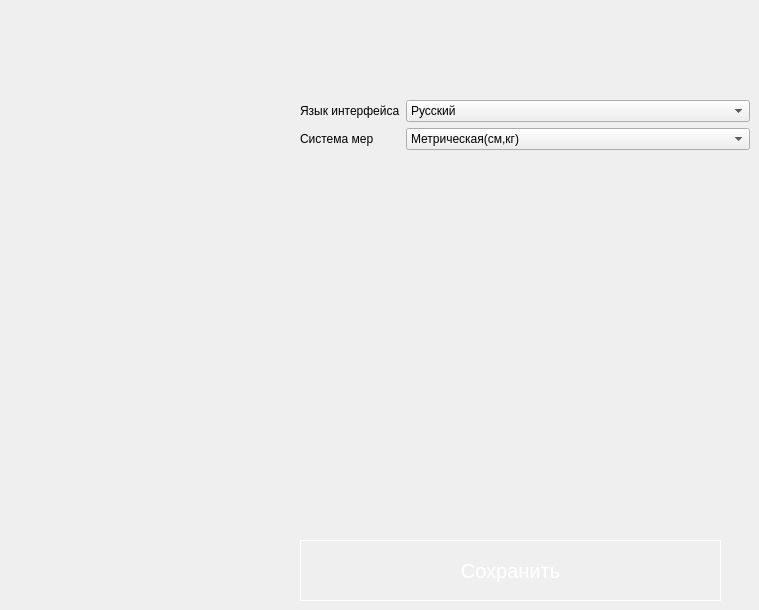
            <widget class="QWidget" name="page_6">
             <widget class="QWidget" name="formLayoutWidget_6">
              <property name="geometry">
               <rect>
                <x>300</x>
                <y>100</y>
                <width>450</width>
                <height>321</height>
               </rect>
              </property>
              <layout class="QFormLayout" name="formLayout_6">
               <item row="0" column="0">
                <widget class="QLabel" name="label_23">
                 <property name="text">
                  <string>Язык интерфейса</string>
                 </property>
                </widget>
               </item>
               <item row="0" column="1">
                <widget class="QComboBox" name="comboBox_language">
                 <property name="currentIndex">
                  <number>0</number>
                 </property>
                 <item>
                  <property name="text">
                   <string>Русский</string>
                  </property>
                 </item>
                 <item>
                  <property name="text">
                   <string>English</string>
                  </property>
                 </item>
                </widget>
               </item>
               <item row="1" column="0">
                <widget class="QLabel" name="label_24">
                 <property name="text">
                  <string>Система мер</string>
                 </property>
                </widget>
               </item>
               <item row="1" column="1">
                <widget class="QComboBox" name="comboBox_language_2">
                 <item>
                  <property name="text">
                   <string>Метрическая(см,кг)</string>
                  </property>
                 </item>
                 <item>
                  <property name="text">
                   <string>Имперская(дюймы, фунты)</string>
                  </property>
                 </item>
                </widget>
               </item>
              </layout>
             </widget>
             <widget class="QPushButton" name="pushButton_settings">
              <property name="geometry">
               <rect>
                <x>300</x>
                <y>540</y>
                <width>421</width>
                <height>61</height>
               </rect>
              </property>
              <property name="styleSheet">
               <string notr="true">QPushButton {
border:1px solid #fff;
font-size:20px;
color:#fff;
}
QPushButton:hover {
	background-color: rgb(85, 170, 255);
}</string>
              </property>
              <property name="text">
               <string>Сохранить</string>
              </property>
             </widget>
            </widget>
